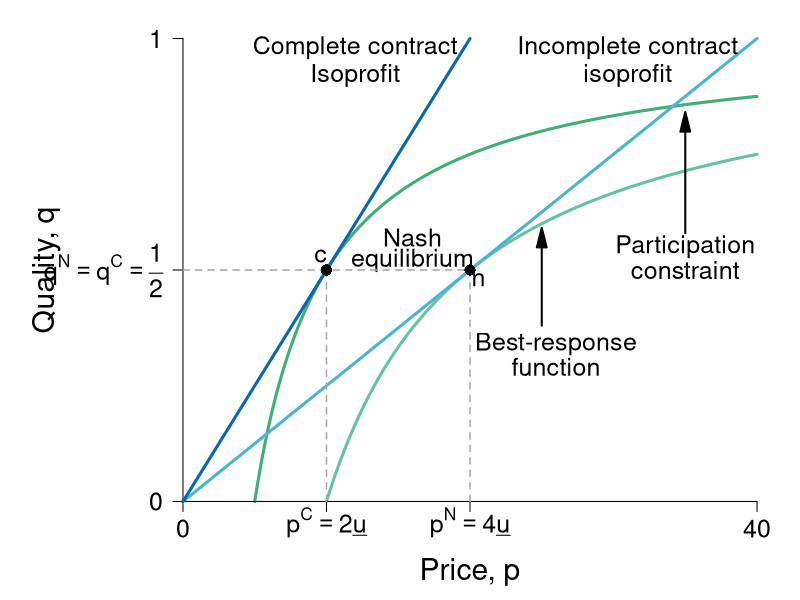

Write R code to recreate this figure.
require(ggplot2)
require(shape)
pdf(file = "information_power/information_icc_pc.pdf", width = 9, height = 7)

#Set parameters for graphics
axislabelsize <- 1.8
labelsize <- 1.5
namesize <- 1.8
annotatesize <- 1.5
graphlinewidth <- 2
segmentlinewidth <- 1.5

COL <- c("#7fc97f", "#beaed4", "#fdc086", "#ffff99", "#386cb0", "#f0027f", "#bf5b17", "#666666")
COLA <- c("#e0f3db", "#99d8c9","#66c2a4","#41ae76", "#238b45", "#005824")
COLB <- c("#c6dbef", "#4eb3d3", "#2b8cbe", "#0868ac","#084081")
COLC <- c("#fcfbfd", "#efedf5", "#dadaeb", "#bcbddc", "#9e9ac8", "#807dba", "#6a51a3", "#54278f", "#3f007d")

isov <- function(p, delta = 5) {
  (p - delta)/p
}

brfFn <- function(p, delta = 5) {
  1 - (2 * delta) /p
}

solowCondition <- function(p, delta = 5){
  (p*(1/(8*delta)))
}

par(mar =  c(4, 8, 1, 1))
xlims <- c(0, 40)
ylims <- c(0, 1)


plot(0, 0, xlim = xlims, ylim = ylims, type = "n",
     xlab = expression(paste("")),
     ylab = expression(paste("")),
     xaxt = "n", yaxt = "n", cex.lab = axislabelsize, bty = "n")

mtext(expression(paste("Price, ", p)), side = 1, line = 2.5, cex = axislabelsize)
text(-9.5, 0.5*ylims[2], expression(paste("Quality, ", q)), xpd = TRUE, cex = axislabelsize, srt = 90) 


npts <- 500 
npts2 <- 501
#Specify the sequences of points for graphing. 
xx1 <- seq(10, xlims[2], length.out = npts)
xx2 <- seq(xlims[1], xlims[2], length.out = npts)
xx0 <- seq(5, xlims[2], length.out = npts)


#Draw the lines for the graphs
lines(xx0, isov(xx0, delta = 5), col = COLA[4], lwd = 3)
lines(xx1, brfFn(xx1), col = COLA[3], lwd = 3)
lines(xx2, solowCondition(xx2, delta = 5), col = COLB[2], lwd = 3)

#Customize ticks and labels for the plot
ticksy <- c(0, 0.5, 1)
ylabels <- c(0, expression(paste(q^N == q^C, phantom() == frac(1,2))), 1)
ticksx <- c(0, 10, 20, 40)
xlabels <- c(0, expression(paste(p^C == 2*underline("u"))), expression(p^N == paste(4*underline("u"))), 40)
axis(1, at = ticksx, pos = 0, labels = xlabels, cex.axis = labelsize)
axis(2, at = ticksy, pos = 0, labels = ylabels, las = 1, cex.axis = labelsize)

#Annotation of the three graphs and the NE
text(31, 0.98, expression(paste("Incomplete contract")), cex = annotatesize)
text(31, 0.92, expression(paste("isoprofit")), cex = annotatesize)
#text(31, 0.85, expression(paste(q == frac(p, 8*underline("u")))), cex = annotatesize)
text(26, 0.34, expression(paste("Best-response")), cex = annotatesize)
text(26, 0.29, expression(paste("function")), cex = annotatesize)
#text(25, 0.21, expression(paste(q == 1 - frac(2*underline("u"), p))), cex = annotatesize)
Arrows(25, 0.38, 25, 0.57, col = "black", lty = 1, lwd = 2, arr.type = "triangle")


text(16, 0.57, expression(paste("Nash")), cex = annotatesize)
text(16, 0.52, expression(paste("equilibrium")), cex = annotatesize)
text(20.6, 0.48, expression(paste("n")), cex = annotatesize)


text(12, 0.98, expression(paste("Complete contract")), cex = annotatesize)
text(12, 0.92, expression(paste("Isoprofit")), cex = annotatesize)
#text(12, 0.85, expression(paste(q == frac(p, 4*underline("u")))), cex = annotatesize)
text(35, 0.55, expression(paste("Participation")), cex = annotatesize)
text(35, 0.5, expression(paste("constraint")), cex = annotatesize)
#text(35, 0.42, expression(paste(q == 1 - frac(underline("u"), p))), cex = annotatesize)
Arrows(35, 0.58, 35, 0.82, col = "black", lty = 1, lwd = 2, arr.type = "triangle")


#Lines for the coordinates of the Nash equilbrium
segments(20, 0, 20, 0.5, lty = 2, col = "darkgray", lwd = segmentlinewidth)
segments(0, 0.5, 20, 0.5, lty = 2, col = "darkgray", lwd = segmentlinewidth)
segments(10, 0, 10, 0.5, lty = 2, col = "darkgray", lwd = segmentlinewidth)

#Iso-profit slope annotation
# text(25, 0.81, expression(paste("Slope = ", frac(1, 8*delta))))
# Arrows(25, 0.79, 25, 0.66, col = "black", lty = 1, lwd = 2, arr.type = "triangle")

#BRF Slope annotation
# text(25, 0.41, expression(paste("Slope = ", frac(2*delta, p^2))))
# Arrows(25, 0.43, 25, 0.56, col = "black", lty = 1, lwd = 2, arr.type = "triangle")

#Add a point for the NE
points(20, 0.5, pch = 16, col = "black", cex = 1.5)

#Add a ray and a point for d.  
segments(0, 0, 20, 1, lty = 1, lwd = 3, col = COLB[4])
points(10, 0.5, pch = 16, col = "black", cex = 1.5)
text(9.6, 0.53, expression(paste("c")), cex = annotatesize)

#Add a ray and a point for a. 
# segments(0, 0, 20, 0.25, lty = 2, lwd = 3, col = "darkgray")
# points(11.8, 0.15, pch = 16, col = "black", cex = 1.2)
# text(11.3, 0.17, expression(paste("c")))

dev.off()
